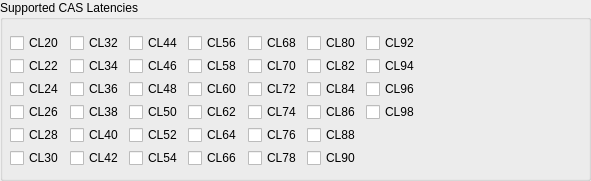
         <widget class="QGroupBox" name="groupBoxCAS">
          <property name="geometry">
           <rect>
            <x>10</x>
            <y>120</y>
            <width>591</width>
            <height>181</height>
           </rect>
          </property>
          <property name="title">
           <string>Supported CAS Latencies</string>
          </property>
          <widget class="QWidget" name="gridLayoutWidget_2">
           <property name="geometry">
            <rect>
             <x>10</x>
             <y>30</y>
             <width>409</width>
             <height>141</height>
            </rect>
           </property>
           <layout class="QGridLayout" name="gridLayoutCAS">
            <property name="horizontalSpacing">
             <number>6</number>
            </property>
            <property name="verticalSpacing">
             <number>0</number>
            </property>
            <item row="0" column="2">
             <widget class="QCheckBox" name="cbCL44">
              <property name="text">
               <string>CL44</string>
              </property>
             </widget>
            </item>
            <item row="3" column="1">
             <widget class="QCheckBox" name="cbCL38">
              <property name="text">
               <string>CL38</string>
              </property>
             </widget>
            </item>
            <item row="2" column="0">
             <widget class="QCheckBox" name="cbCL24">
              <property name="text">
               <string>CL24</string>
              </property>
             </widget>
            </item>
            <item row="0" column="4">
             <widget class="QCheckBox" name="cbCL68">
              <property name="text">
               <string>CL68</string>
              </property>
             </widget>
            </item>
            <item row="0" column="5">
             <widget class="QCheckBox" name="cbCL80">
              <property name="text">
               <string>CL80</string>
              </property>
             </widget>
            </item>
            <item row="0" column="0">
             <widget class="QCheckBox" name="cbCL20">
              <property name="text">
               <string>CL20</string>
              </property>
             </widget>
            </item>
            <item row="0" column="3">
             <widget class="QCheckBox" name="cbCL56">
              <property name="text">
               <string>CL56</string>
              </property>
             </widget>
            </item>
            <item row="3" column="0">
             <widget class="QCheckBox" name="cbCL26">
              <property name="text">
               <string>CL26</string>
              </property>
             </widget>
            </item>
            <item row="1" column="1">
             <widget class="QCheckBox" name="cbCL34">
              <property name="text">
               <string>CL34</string>
              </property>
             </widget>
            </item>
            <item row="5" column="1">
             <widget class="QCheckBox" name="cbCL42">
              <property name="text">
               <string>CL42</string>
              </property>
             </widget>
            </item>
            <item row="1" column="0">
             <widget class="QCheckBox" name="cbCL22">
              <property name="text">
               <string>CL22</string>
              </property>
             </widget>
            </item>
            <item row="2" column="1">
             <widget class="QCheckBox" name="cbCL36">
              <property name="text">
               <string>CL36</string>
              </property>
             </widget>
            </item>
            <item row="4" column="0">
             <widget class="QCheckBox" name="cbCL28">
              <property name="text">
               <string>CL28</string>
              </property>
             </widget>
            </item>
            <item row="5" column="0">
             <widget class="QCheckBox" name="cbCL30">
              <property name="text">
               <string>CL30</string>
              </property>
             </widget>
            </item>
            <item row="4" column="1">
             <widget class="QCheckBox" name="cbCL40">
              <property name="text">
               <string>CL40</string>
              </property>
             </widget>
            </item>
            <item row="0" column="1">
             <widget class="QCheckBox" name="cbCL32">
              <property name="text">
               <string>CL32</string>
              </property>
             </widget>
            </item>
            <item row="0" column="6">
             <widget class="QCheckBox" name="cbCL92">
              <property name="text">
               <string>CL92</string>
              </property>
             </widget>
            </item>
            <item row="1" column="6">
             <widget class="QCheckBox" name="cbCL94">
              <property name="text">
               <string>CL94</string>
              </property>
             </widget>
            </item>
            <item row="2" column="6">
             <widget class="QCheckBox" name="cbCL96">
              <property name="text">
               <string>CL96</string>
              </property>
             </widget>
            </item>
            <item row="3" column="6">
             <widget class="QCheckBox" name="cbCL98">
              <property name="text">
               <string>CL98</string>
              </property>
             </widget>
            </item>
            <item row="1" column="2">
             <widget class="QCheckBox" name="cbCL46">
              <property name="text">
               <string>CL46</string>
              </property>
             </widget>
            </item>
            <item row="2" column="2">
             <widget class="QCheckBox" name="cbCL48">
              <property name="text">
               <string>CL48</string>
              </property>
             </widget>
            </item>
            <item row="3" column="2">
             <widget class="QCheckBox" name="cbCL50">
              <property name="text">
               <string>CL50</string>
              </property>
             </widget>
            </item>
            <item row="5" column="2">
             <widget class="QCheckBox" name="cbCL54">
              <property name="text">
               <string>CL54</string>
              </property>
             </widget>
            </item>
            <item row="5" column="3">
             <widget class="QCheckBox" name="cbCL66">
              <property name="text">
               <string>CL66</string>
              </property>
             </widget>
            </item>
            <item row="5" column="4">
             <widget class="QCheckBox" name="cbCL78">
              <property name="text">
               <string>CL78</string>
              </property>
             </widget>
            </item>
            <item row="5" column="5">
             <widget class="QCheckBox" name="cbCL90">
              <property name="text">
               <string>CL90</string>
              </property>
             </widget>
            </item>
            <item row="4" column="5">
             <widget class="QCheckBox" name="cbCL88">
              <property name="text">
               <string>CL88</string>
              </property>
             </widget>
            </item>
            <item row="3" column="5">
             <widget class="QCheckBox" name="cbCL86">
              <property name="text">
               <string>CL86</string>
              </property>
             </widget>
            </item>
            <item row="2" column="5">
             <widget class="QCheckBox" name="cbCL84">
              <property name="text">
               <string>CL84</string>
              </property>
             </widget>
            </item>
            <item row="1" column="5">
             <widget class="QCheckBox" name="cbCL82">
              <property name="text">
               <string>CL82</string>
              </property>
             </widget>
            </item>
            <item row="1" column="4">
             <widget class="QCheckBox" name="cbCL70">
              <property name="text">
               <string>CL70</string>
              </property>
             </widget>
            </item>
            <item row="1" column="3">
             <widget class="QCheckBox" name="cbCL58">
              <property name="text">
               <string>CL58</string>
              </property>
             </widget>
            </item>
            <item row="4" column="2">
             <widget class="QCheckBox" name="cbCL52">
              <property name="text">
               <string>CL52</string>
              </property>
             </widget>
            </item>
            <item row="2" column="3">
             <widget class="QCheckBox" name="cbCL60">
              <property name="text">
               <string>CL60</string>
              </property>
             </widget>
            </item>
            <item row="2" column="4">
             <widget class="QCheckBox" name="cbCL72">
              <property name="text">
               <string>CL72</string>
              </property>
             </widget>
            </item>
            <item row="3" column="3">
             <widget class="QCheckBox" name="cbCL62">
              <property name="text">
               <string>CL62</string>
              </property>
             </widget>
            </item>
            <item row="4" column="3">
             <widget class="QCheckBox" name="cbCL64">
              <property name="text">
               <string>CL64</string>
              </property>
             </widget>
            </item>
            <item row="3" column="4">
             <widget class="QCheckBox" name="cbCL74">
              <property name="text">
               <string>CL74</string>
              </property>
             </widget>
            </item>
            <item row="4" column="4">
             <widget class="QCheckBox" name="cbCL76">
              <property name="text">
               <string>CL76</string>
              </property>
             </widget>
            </item>
           </layout>
          </widget>
         </widget>
